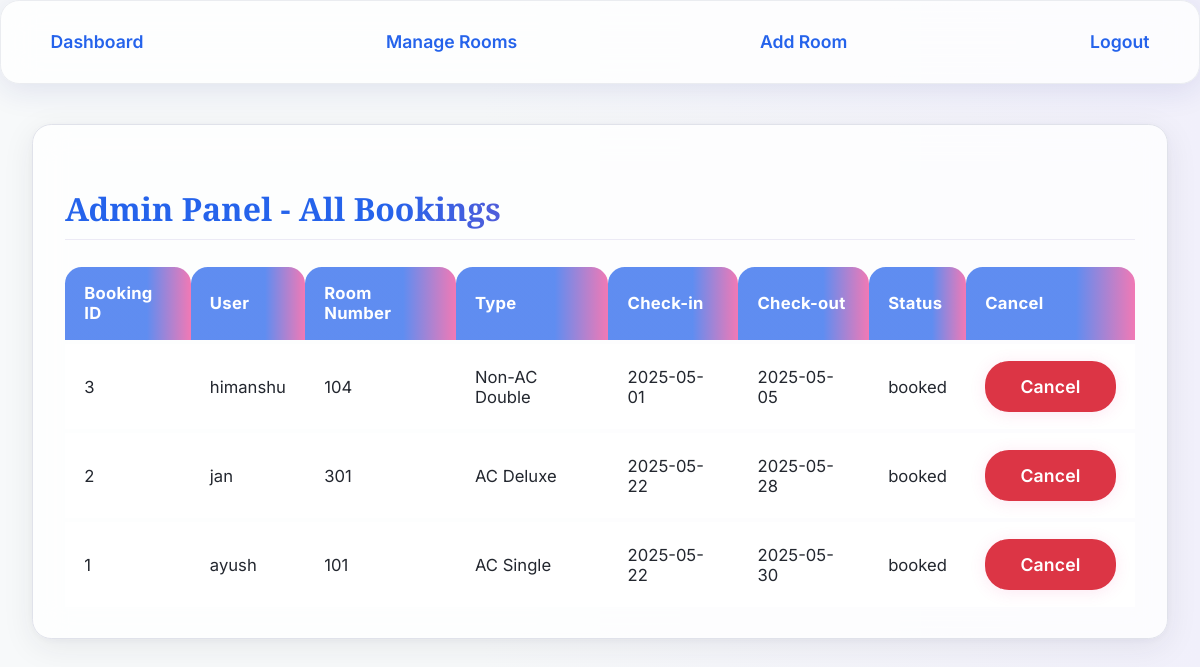
Screenshot of /admin_dashboard.php (signed in) with the database file from the repository.
### tables this page shows
CREATE TABLE `bookings` (
  `id` int(11) NOT NULL,
  `user_id` int(11) DEFAULT NULL,
  `room_id` int(11) DEFAULT NULL,
  `check_in` date DEFAULT NULL,
  `check_out` date DEFAULT NULL,
  `status` enum('booked','cancelled') DEFAULT 'booked'
);

CREATE TABLE `users` (
  `id` int(11) NOT NULL,
  `username` varchar(50) NOT NULL,
  `password` varchar(255) NOT NULL,
  `role` enum('admin','user') DEFAULT 'user'
);

CREATE TABLE `rooms` (
  `id` int(11) NOT NULL,
  `room_number` varchar(10) NOT NULL,
  `type` varchar(50) NOT NULL,
  `price` decimal(10,2) NOT NULL,
  `available` tinyint(1) DEFAULT 1
);

### admin_dashboard.php (the view, shortened to what this page needs)
<?php
include 'db.php';
$sql = "SELECT b.id, u.username, r.room_number, r.type, b.check_in, b.check_out, b.status
        FROM bookings b
        JOIN users u ON b.user_id = u.id
        JOIN rooms r ON b.room_id = r.id
        ORDER BY b.id DESC";
$result = $conn->query($sql);
?>
<!DOCTYPE html>
<html>
<head>
    <link rel="stylesheet" href="style.css">
</head>
<body>
    <div class="navbar">
        <a href="admin_dashboard.php">Dashboard</a>
        <a href="admin_rooms.php">Manage Rooms</a>
        <a href="admin_add_room.php">Add Room</a>
        <a href="logout.php">Logout</a>
    </div>
    <div class="container">
    <div class="card">
    <h2>Admin Panel - All Bookings</h2>
    <table>
        <tr>
            <th>Booking ID</th>
            <th>User</th>
            <th>Room Number</th>
            <th>Type</th>
            <th>Check-in</th>
            <th>Check-out</th>
            <th>Status</th>
            <th>Cancel</th>
        </tr>
        <?php while($row = $result->fetch_assoc()): ?>
        <tr>
            <td><?= $row['id'] ?></td>
            <td><?= $row['username'] ?></td>
            <td><?= $row['room_number'] ?></td>
            <td><?= $row['type'] ?></td>
            <td><?= $row['check_in'] ?></td>
            <td><?= $row['check_out'] ?></td>
            <td><?= $row['status'] ?></td>
            <td>
                <?php if($row['status'] == 'booked'): ?>
                    <form action="admin_cancel_booking.php" method="POST">
                        <button type="submit" style="background: #dc3545">Cancel</button>
                    </form>
                <?php else: ?>
                    N/A
                <?php endif; ?>
            </td>
        </tr>
        <?php endwhile; ?>
    </table>
    </div>
    </div>
</body>
</html>

### style.css (style rules this page uses)
:root { --primary: #2563eb; --secondary: #ec4899; --light: #f7f9fa; --dark: #191a23; --success: #22c55e; --danger: #ef4444; --info: #38bdf8; --warning: #fbbf24; --card-glass: rgba(255,255,255,0.77); --backdrop-glass: blur(18px); --text: #23272f; }
body { font-family: 'Inter', 'system-ui', sans-serif; background: linear-gradient(90deg, #f7f9fa 40%, #f1f0fb 100%); color: var(--text); min-height: 100vh; margin: 0; }
.container { max-width: 1140px; margin: 40px auto; padding: 0 2rem; }
.navbar { display: flex; align-items: center; justify-content: space-between; background: var(--card-glass); box-shadow: 0 6px 32px 0 rgba(31,38,135,0.11); border-radius: 1.2rem; padding: 1.3rem 2rem; margin-bottom: 2.5rem; backdrop-filter: var(--backdrop-glass); border: 1.5px solid #eaecf0; }
.navbar a { color: var(--primary); text-decoration: none; margin-right: 1.5rem; padding: 0.6rem 1.1rem; font-weight: 600; border-radius: 1.1rem; transition: background 0.22s, color 0.2s; font-size: 1.1rem; }
.navbar a:last-child { margin-right: 0; }
.card { background: var(--card-glass); backdrop-filter: var(--backdrop-glass); border-radius: 1.2rem; box-shadow: 0 8px 32px 0 rgba(36,37,49,0.08), 0 1.5px 10px 0 rgba(31,38,135,0.04); padding: 2.2rem 2rem 1.7rem 2rem; margin-bottom: 1.7rem; border: 1.5px solid #e0e2ea; transition: transform .16s cubic-bezier(.44,1.2,.6,1), box-shadow .18s; }
.card h2 { color: var(--primary); font-family: 'Playfair Display', serif; font-size: 2rem; margin-bottom: 1.2rem; padding-bottom: .6rem; border-bottom: 1px solid #eceaf5; background: linear-gradient(90deg, #2563eb 30%, #ec4899 80%); -webkit-background-clip: text; -webkit-text-fill-color: transparent; background-clip: text; text-fill-color: transparent; }
table { width: 100%; border-collapse: separate; margin-top: 1.4rem; border-spacing: 0 0.3rem; font-size: 1.04rem; background: transparent; }
th, td { padding: 1.05rem 1.2rem; text-align: left; background: rgba(255,255,255,0.80); border: none; }
th { background: linear-gradient(90deg, #2563ebbb 65%, #ec4899bb 100%); color: #fff; font-weight: 700; border-radius: 1.05rem 1.05rem 0 0; letter-spacing: 0.018em; }
tr { transition: background 0.12s; border-radius: 0.7rem; }
tr:last-child td { border-bottom: none; }
button, .btn { background: linear-gradient(90deg, #2563eb 0%, #ec4899 100%); color: #fff; padding: 0.95rem 2.2rem; border: none; border-radius: 1.5rem; font-size: 1.1rem; font-weight: 600; font-family: 'Inter', sans-serif; cursor: pointer; box-shadow: 0 2px 16px 0 rgba(236, 72, 153, 0.13); letter-spacing: 0.01em; transition: background .16s, box-shadow .15s, transform .12s; }

### rows the page displays
bookings: id "3", user.username "himanshu", room.room_number "104", room.type "Non-AC Double", check_in "2025-05-01", check_out "2025-05-05", status "booked"
bookings: id "2", user.username "jan", room.room_number "301", room.type "AC Deluxe", check_in "2025-05-22", check_out "2025-05-28", status "booked"
bookings: id "1", user.username "ayush", room.room_number "101", room.type "AC Single", check_in "2025-05-22", check_out "2025-05-30", status "booked"
